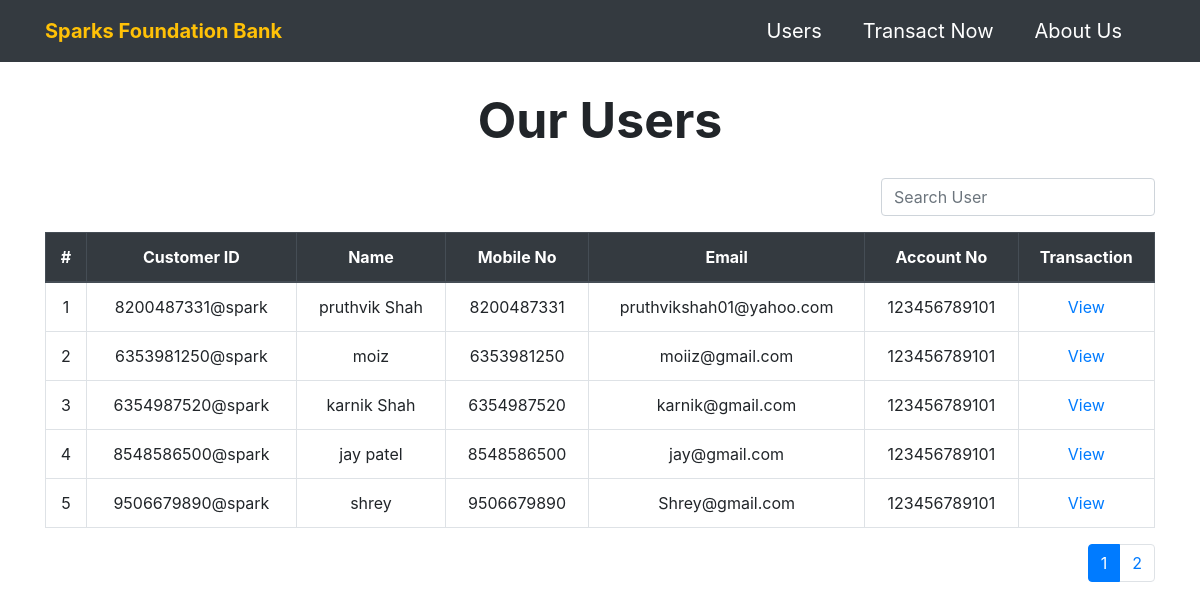
The page /users.php on the database its author committed.
### tables this page shows
CREATE TABLE `users` (
  `id` int(11) NOT NULL,
  `name` varchar(20) NOT NULL,
  `email` varchar(75) NOT NULL,
  `mobile` varchar(15) NOT NULL,
  `customer_id` varchar(30) NOT NULL,
  `upi_pin` int(11) NOT NULL,
  `account_no` bigint(11) NOT NULL,
  `current_balance` float NOT NULL,
  `added_on` datetime NOT NULL DEFAULT current_timestamp()
);

### users.php (the view, shortened to what this page needs)
<?php
require('connection.inc.php');
$per_page=5;
$start=0;
$current_page=1;
$res = mysqli_query($con, "select * from users  limit $start, $per_page ");
$i = 1;
$total_records=mysqli_num_rows(mysqli_query($con,"select * from users"));
$num=ceil($total_records/$per_page);
?>
<!DOCTYPE html>
<html lang="en">
<head>
    <link rel="stylesheet" href="https://cdn.jsdelivr.net/npm/bootstrap@4.5.3/dist/css/bootstrap.min.css" />
    <link rel="stylesheet" href="style.css" />
</head>
<body>
    <nav class="navbar navbar-expand-md bg-dark navbar-dark">
        <div class="container">
            <a href="index.php" class="navbar-brand text-warning font-weight-bold">Sparks Foundation Bank</a>
            <div class="collapse navbar-collapse text-center" id="mynavbar">
                <ul class="navbar-nav ml-auto">
                    <li class="nav-item">
                        <a href="users.php" class="nav-link text-white">Users</a>
                    </li>
                    <li class="nav-item">
                        <a href="transaction.php" class="nav-link text-white">Transact Now</a>
                    </li>
                    <li class="nav-item">
                        <a href="" class="nav-link text-white">About Us</a>
                    </li>
                </ul>
            </div>
        </div>
    </nav>
    <div class="container text-center">
        <div class="row ">
            <div class="col-md-12 text-center mt-2">
                <h1>Our Users</h1>
            </div>
            <div class="ml-auto">
                <div class="form-group ">
                    <input type="text" class="form-control " id="myInput" placeholder="Search User" onkeyup="searchFunction()">
                </div>
            </div>
            <div class="table-responsive mb-2">
                <table id="tbl" class="table table-hover table-bordered text-center">
                    <thead class="thead-dark">
                    <tr>
                        <th>#</th>
                        <th>Customer ID</th>
                        <th>Name</th>
                        <th>Mobile No</th>
                        <th>Email</th>
                        <th>Account No</th>
                        <th>Transaction</th>
                    </tr>
                    </thead>
                    <tbody>
                        <?php while ($row = mysqli_fetch_assoc($res)) { ?>
                            <tr>
                                <td><?php echo $i ?></td>
                                <td><?php echo $row['customer_id'] ?></td>
                                <td><?php echo  $row['name'] ?> </td>
                                <td><?php echo  $row['mobile'] ?></td>
                                <td><?php echo  $row['email'] ?></td>
                                <td><?php echo  $row['account_no'] ?></td>
                                <td><a href="passbook.php?id=<?php echo $row['id'] ?>">View </a></td>
                            </tr>
                        <?php $i++;
                        } ?>
                    </tbody>
                </table>
                <nav>
                    <ul class="pagination justify-content-end">
                        <?php
                        for($i=1;$i<=$num;$i++){
                        $class='';
                        if($current_page==$i){
                            $class='active';
                        }
                            ?>
                        <li class="page-item  <?php echo $class ?> ">
                            <a href="?id=<?php echo $i ?>" class="page-link"><?php echo $i ?></a>
                        </li>
                        <?php }?>
                    </ul>
                </nav>
            </div>
        </div>
    </div>
</body>
</html>

### style.css (style rules this page uses)
* { margin: 0; padding: 0; }
.row { margin-top: 20px; width: 100%; margin-left: auto; margin-right: auto; }
h1 { font-weight: 700; padding-bottom: 20px; font-size: 50px; }
.nav-item a { display: block; font-size: 20px; margin-right: 25px; }

### rows shown on the page
users: customer "8200487331@spark", name "pruthvik Shah", mobile "8200487331", email "pruthvikshah01@yahoo.com", account_no "123456789101"
users: customer "6353981250@spark", name "moiz", mobile "6353981250", email "moiiz@gmail.com", account_no "123456789101"
users: customer "6354987520@spark", name "karnik Shah", mobile "6354987520", email "karnik@gmail.com", account_no "123456789101"
users: customer "8548586500@spark", name "jay patel", mobile "8548586500", email "jay@gmail.com", account_no "123456789101"
users: customer "9506679890@spark", name "shrey", mobile "9506679890", email "Shrey@gmail.com", account_no "123456789101"
